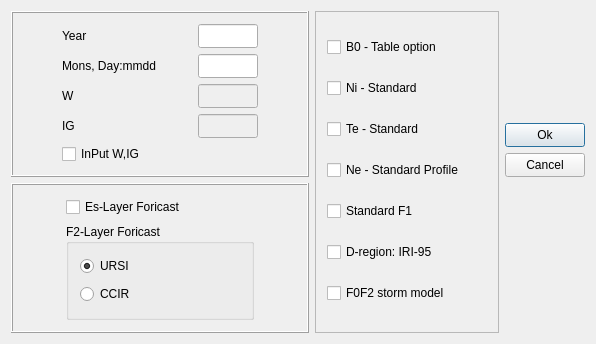
<?xml version="1.0" encoding="UTF-8"?>
<ui version="4.0">
 <class>Options</class>
 <widget class="QDialog" name="Options">
  <property name="geometry">
   <rect>
    <x>0</x>
    <y>0</y>
    <width>596</width>
    <height>335</height>
   </rect>
  </property>
  <property name="windowTitle">
   <string>Optoins</string>
  </property>
  <layout class="QGridLayout" name="gridLayout_3">
   <item row="0" column="0">
    <widget class="QFrame" name="frame11">
     <property name="frameShape">
      <enum>QFrame::Box</enum>
     </property>
     <property name="frameShadow">
      <enum>QFrame::Raised</enum>
     </property>
     <layout class="QGridLayout">
      <item row="0" column="0">
       <layout class="QVBoxLayout">
        <item>
         <layout class="QHBoxLayout">
          <item>
           <widget class="QLabel" name="textLabelYear">
            <property name="minimumSize">
             <size>
              <width>130</width>
              <height>22</height>
             </size>
            </property>
            <property name="maximumSize">
             <size>
              <width>130</width>
              <height>22</height>
             </size>
            </property>
            <property name="text">
             <string>Year</string>
            </property>
            <property name="wordWrap">
             <bool>false</bool>
            </property>
           </widget>
          </item>
          <item>
           <widget class="QLineEdit" name="lineEditYear">
            <property name="minimumSize">
             <size>
              <width>60</width>
              <height>24</height>
             </size>
            </property>
            <property name="maximumSize">
             <size>
              <width>60</width>
              <height>24</height>
             </size>
            </property>
           </widget>
          </item>
         </layout>
        </item>
        <item>
         <layout class="QHBoxLayout">
          <item>
           <widget class="QLabel" name="textLabelMonth">
            <property name="minimumSize">
             <size>
              <width>130</width>
              <height>22</height>
             </size>
            </property>
            <property name="maximumSize">
             <size>
              <width>130</width>
              <height>22</height>
             </size>
            </property>
            <property name="text">
             <string>Mons, Day:mmdd</string>
            </property>
            <property name="wordWrap">
             <bool>false</bool>
            </property>
           </widget>
          </item>
          <item>
           <widget class="QLineEdit" name="lineEditMonth">
            <property name="minimumSize">
             <size>
              <width>60</width>
              <height>24</height>
             </size>
            </property>
            <property name="maximumSize">
             <size>
              <width>60</width>
              <height>24</height>
             </size>
            </property>
            <property name="text">
             <string/>
            </property>
           </widget>
          </item>
         </layout>
        </item>
        <item>
         <layout class="QHBoxLayout">
          <item>
           <widget class="QLabel" name="textLabelW">
            <property name="minimumSize">
             <size>
              <width>130</width>
              <height>22</height>
             </size>
            </property>
            <property name="maximumSize">
             <size>
              <width>130</width>
              <height>22</height>
             </size>
            </property>
            <property name="text">
             <string>W</string>
            </property>
            <property name="wordWrap">
             <bool>false</bool>
            </property>
           </widget>
          </item>
          <item>
           <widget class="QLineEdit" name="lineEditW">
            <property name="enabled">
             <bool>false</bool>
            </property>
            <property name="minimumSize">
             <size>
              <width>60</width>
              <height>24</height>
             </size>
            </property>
            <property name="maximumSize">
             <size>
              <width>60</width>
              <height>24</height>
             </size>
            </property>
           </widget>
          </item>
         </layout>
        </item>
        <item>
         <layout class="QHBoxLayout">
          <item>
           <widget class="QLabel" name="textLabelIG">
            <property name="minimumSize">
             <size>
              <width>130</width>
              <height>22</height>
             </size>
            </property>
            <property name="maximumSize">
             <size>
              <width>130</width>
              <height>22</height>
             </size>
            </property>
            <property name="text">
             <string>IG</string>
            </property>
            <property name="wordWrap">
             <bool>false</bool>
            </property>
           </widget>
          </item>
          <item>
           <widget class="QLineEdit" name="lineEditIG">
            <property name="enabled">
             <bool>false</bool>
            </property>
            <property name="minimumSize">
             <size>
              <width>60</width>
              <height>24</height>
             </size>
            </property>
            <property name="maximumSize">
             <size>
              <width>60</width>
              <height>24</height>
             </size>
            </property>
           </widget>
          </item>
         </layout>
        </item>
       </layout>
      </item>
      <item row="1" column="0">
       <widget class="QCheckBox" name="checkBoxWIG">
        <property name="text">
         <string>InPut W,IG</string>
        </property>
       </widget>
      </item>
     </layout>
    </widget>
   </item>
   <item row="0" column="1" rowspan="2">
    <widget class="QFrame" name="frame5">
     <property name="frameShape">
      <enum>QFrame::StyledPanel</enum>
     </property>
     <property name="frameShadow">
      <enum>QFrame::Raised</enum>
     </property>
     <layout class="QVBoxLayout">
      <item>
       <widget class="QCheckBox" name="checkBoxB0">
        <property name="minimumSize">
         <size>
          <width>160</width>
          <height>22</height>
         </size>
        </property>
        <property name="maximumSize">
         <size>
          <width>160</width>
          <height>22</height>
         </size>
        </property>
        <property name="text">
         <string>B0 - Table option</string>
        </property>
       </widget>
      </item>
      <item>
       <widget class="QCheckBox" name="checkBoxNI">
        <property name="minimumSize">
         <size>
          <width>160</width>
          <height>22</height>
         </size>
        </property>
        <property name="maximumSize">
         <size>
          <width>160</width>
          <height>22</height>
         </size>
        </property>
        <property name="text">
         <string>Ni - Standard</string>
        </property>
       </widget>
      </item>
      <item>
       <widget class="QCheckBox" name="checkBoxTE">
        <property name="minimumSize">
         <size>
          <width>160</width>
          <height>22</height>
         </size>
        </property>
        <property name="maximumSize">
         <size>
          <width>160</width>
          <height>22</height>
         </size>
        </property>
        <property name="text">
         <string>Te - Standard</string>
        </property>
       </widget>
      </item>
      <item>
       <widget class="QCheckBox" name="checkBoxNE">
        <property name="minimumSize">
         <size>
          <width>160</width>
          <height>22</height>
         </size>
        </property>
        <property name="maximumSize">
         <size>
          <width>160</width>
          <height>22</height>
         </size>
        </property>
        <property name="text">
         <string>Ne - Standard Profile</string>
        </property>
       </widget>
      </item>
      <item>
       <widget class="QCheckBox" name="checkBoxF1">
        <property name="minimumSize">
         <size>
          <width>160</width>
          <height>22</height>
         </size>
        </property>
        <property name="maximumSize">
         <size>
          <width>160</width>
          <height>22</height>
         </size>
        </property>
        <property name="text">
         <string>Standard F1</string>
        </property>
       </widget>
      </item>
      <item>
       <widget class="QCheckBox" name="checkBoxD">
        <property name="minimumSize">
         <size>
          <width>160</width>
          <height>22</height>
         </size>
        </property>
        <property name="maximumSize">
         <size>
          <width>160</width>
          <height>22</height>
         </size>
        </property>
        <property name="text">
         <string>D-region: IRI-95</string>
        </property>
       </widget>
      </item>
      <item>
       <widget class="QCheckBox" name="checkBoxStorm">
        <property name="minimumSize">
         <size>
          <width>160</width>
          <height>22</height>
         </size>
        </property>
        <property name="maximumSize">
         <size>
          <width>160</width>
          <height>22</height>
         </size>
        </property>
        <property name="text">
         <string>F0F2 storm model</string>
        </property>
       </widget>
      </item>
     </layout>
    </widget>
   </item>
   <item row="0" column="2">
    <layout class="QVBoxLayout">
     <item>
      <spacer name="spacer4">
       <property name="orientation">
        <enum>Qt::Vertical</enum>
       </property>
       <property name="sizeType">
        <enum>QSizePolicy::Expanding</enum>
       </property>
       <property name="sizeHint" stdset="0">
        <size>
         <width>20</width>
         <height>40</height>
        </size>
       </property>
      </spacer>
     </item>
     <item>
      <widget class="QPushButton" name="pushButton5">
       <property name="minimumSize">
        <size>
         <width>80</width>
         <height>24</height>
        </size>
       </property>
       <property name="maximumSize">
        <size>
         <width>80</width>
         <height>24</height>
        </size>
       </property>
       <property name="text">
        <string>Ok</string>
       </property>
       <property name="default">
        <bool>true</bool>
       </property>
      </widget>
     </item>
     <item>
      <widget class="QPushButton" name="pushButton5_2">
       <property name="minimumSize">
        <size>
         <width>80</width>
         <height>24</height>
        </size>
       </property>
       <property name="maximumSize">
        <size>
         <width>80</width>
         <height>24</height>
        </size>
       </property>
       <property name="text">
        <string>Cancel</string>
       </property>
      </widget>
     </item>
    </layout>
   </item>
   <item row="1" column="0">
    <widget class="QFrame" name="frame12">
     <property name="minimumSize">
      <size>
       <width>220</width>
       <height>150</height>
      </size>
     </property>
     <property name="frameShape">
      <enum>QFrame::Box</enum>
     </property>
     <property name="frameShadow">
      <enum>QFrame::Raised</enum>
     </property>
     <layout class="QGridLayout" name="gridLayout_2">
      <item row="0" column="0">
       <widget class="QCheckBox" name="checkBoxES">
        <property name="minimumSize">
         <size>
          <width>160</width>
          <height>22</height>
         </size>
        </property>
        <property name="maximumSize">
         <size>
          <width>160</width>
          <height>22</height>
         </size>
        </property>
        <property name="text">
         <string>Es-Layer Foricast</string>
        </property>
       </widget>
      </item>
      <item row="1" column="0">
       <widget class="QGroupBox" name="buttonGroupF2">
        <property name="autoFillBackground">
         <bool>false</bool>
        </property>
        <property name="title">
         <string>F2-Layer Foricast</string>
        </property>
        <layout class="QGridLayout" name="gridLayout">
         <item row="0" column="0">
          <widget class="QRadioButton" name="radioButtonU">
           <property name="minimumSize">
            <size>
             <width>160</width>
             <height>22</height>
            </size>
           </property>
           <property name="maximumSize">
            <size>
             <width>160</width>
             <height>22</height>
            </size>
           </property>
           <property name="text">
            <string>URSI</string>
           </property>
           <property name="checked">
            <bool>true</bool>
           </property>
          </widget>
         </item>
         <item row="1" column="0">
          <widget class="QRadioButton" name="radioButtonC">
           <property name="minimumSize">
            <size>
             <width>160</width>
             <height>22</height>
            </size>
           </property>
           <property name="maximumSize">
            <size>
             <width>160</width>
             <height>22</height>
            </size>
           </property>
           <property name="text">
            <string>CCIR</string>
           </property>
          </widget>
         </item>
        </layout>
       </widget>
      </item>
     </layout>
    </widget>
   </item>
  </layout>
 </widget>
 <layoutdefault spacing="6" margin="11"/>
 <pixmapfunction>qPixmapFromMimeSource</pixmapfunction>
 <resources/>
 <connections>
  <connection>
   <sender>checkBoxWIG</sender>
   <signal>toggled(bool)</signal>
   <receiver>lineEditYear</receiver>
   <slot>setDisabled(bool)</slot>
   <hints>
    <hint type="sourcelabel">
     <x>20</x>
     <y>20</y>
    </hint>
    <hint type="destinationlabel">
     <x>20</x>
     <y>20</y>
    </hint>
   </hints>
  </connection>
  <connection>
   <sender>checkBoxWIG</sender>
   <signal>toggled(bool)</signal>
   <receiver>lineEditW</receiver>
   <slot>setEnabled(bool)</slot>
   <hints>
    <hint type="sourcelabel">
     <x>20</x>
     <y>20</y>
    </hint>
    <hint type="destinationlabel">
     <x>20</x>
     <y>20</y>
    </hint>
   </hints>
  </connection>
  <connection>
   <sender>checkBoxWIG</sender>
   <signal>toggled(bool)</signal>
   <receiver>lineEditIG</receiver>
   <slot>setEnabled(bool)</slot>
   <hints>
    <hint type="sourcelabel">
     <x>20</x>
     <y>20</y>
    </hint>
    <hint type="destinationlabel">
     <x>20</x>
     <y>20</y>
    </hint>
   </hints>
  </connection>
  <connection>
   <sender>pushButton5</sender>
   <signal>pressed()</signal>
   <receiver>Options</receiver>
   <slot>accept()</slot>
   <hints>
    <hint type="sourcelabel">
     <x>20</x>
     <y>20</y>
    </hint>
    <hint type="destinationlabel">
     <x>20</x>
     <y>20</y>
    </hint>
   </hints>
  </connection>
  <connection>
   <sender>pushButton5_2</sender>
   <signal>pressed()</signal>
   <receiver>Options</receiver>
   <slot>reject()</slot>
   <hints>
    <hint type="sourcelabel">
     <x>20</x>
     <y>20</y>
    </hint>
    <hint type="destinationlabel">
     <x>20</x>
     <y>20</y>
    </hint>
   </hints>
  </connection>
 </connections>
</ui>
